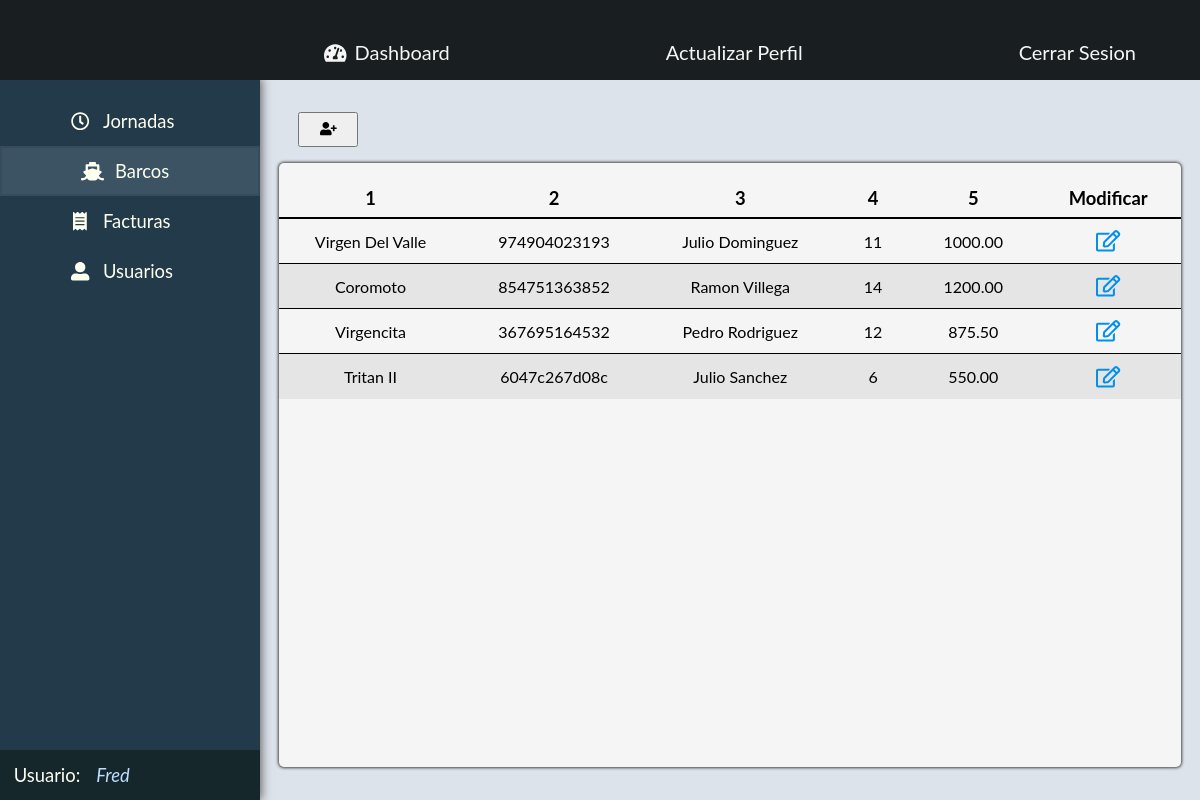
Screenshot of /views/staff/data-display.php?table=barcos (signed in) with the database file from the repository.
### tables this page shows
CREATE TABLE IF NOT EXISTS `barcos` (
  `Id` int(11) NOT NULL AUTO_INCREMENT,
  `Nombre` varchar(50) NOT NULL,
  `Codigo` varchar(12) NOT NULL,
  `Titular` varchar(50) NOT NULL,
  `Cantidad_Tripulantes` int(11) NOT NULL,
  `Capacidad_Carga` decimal(10,2) NOT NULL,
  PRIMARY KEY (`Id`),
  UNIQUE KEY `Codigo` (`Codigo`),
  UNIQUE KEY `Nombre` (`Nombre`)
);

### config/conexion.php (called while the page is built, shortened)
<?php
class Conexion
{
  public function __construct()
  {
    try {
      $this->conexionBD = new PDO("mysql:host=localhost;dbname=amne", "root", "");
    } catch (Exception $e) {
      echo "No se ha podido conectar a la Base de Datos. "
        . "ERROR: " . $e->getMessage();
    }
  }
}

### models/Boats.php (called while the page is built, shortened)
<?php
require_once('../../config/conexion.php');
class Boat extends Conexion
{
  public function read($id = "")
  {
    $query = "SELECT * FROM barcos";
    $resultado = $this->conexionBD->prepare($query);
    $resultado->execute();
    return $resultado->fetchAll();
  }
}

### views/staff/data-display.php (the view, shortened to what this page needs)
<?php
switch ($_GET['table']) {
  case 'barcos':
    require_once('../../models/Boats.php');
    $query = new Boat();
    $fileName = 'boats.php';
    if (isset($_GET['query'])) {
      $response = $query->getLatest();
    } else {
      $response = $query->read();
    }
    break;
}
$db_headers = array();
for ($i = 2; $i < @sizeof($response[0]); $i += 2) {
  array_push($db_headers, array_keys($response[0])[$i]);
}
?>
<!DOCTYPE html>
<html lang="en">
<head>
  <link rel="stylesheet" href="../../assets/css/cms/mode/view.css" />
</head>
<body>
  <?php require_once('../../components/cms/cms-header.php') ?>
  <main>
    <?php require_once('../../components/cms/cms-sidebar.php') ?>
    <article class="container">
      <?php if ($_SESSION['isAdmin']) { ?>
        <div class="wrapper">
          <a href="../admin/<?php echo $fileName;?>?action=create" class="button"><button value="Agregar Usuario" class="form-button"><i class="fas fa-user-plus"></i></button>
          </a>
        </div>
      <?php } ?>
      <article class="wrapper view-mode" id="data-display">
        <table>
          <thead>
            <tr>
              <?php
              foreach ($db_headers as $header) {
                echo '<th>' . $header . '</th>';
              }
              ?>
              <?php
              if ($_SESSION['isAdmin'] && sizeof($db_headers) > 0) {
                echo '<th>Modificar</th>';
              }
              ?>
            </tr>
          </thead>
          <tbody>
            <?php
            if (@$response[0]) {
              foreach ($response as $data) {
                echo '<tr>';
                foreach ($db_headers as $header) {
                  if ($data[$header] == '') {
                    echo '<td>Sin Registrar</td>';
                  } else {
                    echo '<td>' . $data[$header] . '</td>';
                  }
                }
                if ($_SESSION['isAdmin']) {
                  echo '<td><a href="../admin/' . $fileName . '?action=update&id=' . $data['Id'] . '"><i class="far fa-edit"></i></a></td>';
                }
                echo '</tr>';
              }
            } else {
              echo '<tr>';
              echo '<td style="font-size:1.75rem;">No hay datos registrados</td>';
              echo '</tr>';
            }
            ?>
          </tbody>
        </table>
      </article>
    </article>
  </main>
</body>
</html>

### assets/css/cms/mode/view.css (style rules this page uses)
table { width: 100%; text-align: center; border-spacing: 0; }
table thead { font-size: 1.15rem; }
table thead th { padding: 1.5rem 1.5rem 0.5rem; }
table tbody td { padding: 0.5rem 1.5rem; height: 45px; max-width: 200px; white-space: nowrap; overflow: hidden; text-overflow: ellipsis; }
th { border-bottom: 2px solid #000; }
tbody tr:not(:last-child) td { border-bottom: 1px solid #000; }
tbody tr:nth-of-type(even) { background: rgba(207, 206, 206, 0.432); }
tbody tr a { font-size: 1.35rem; text-decoration: none; color: #0290e8; }

### assets/css/global.css (style rules this page uses)
html, body { margin: 0; padding: 0; }
* { box-sizing: border-box; }
body { font-family: 'Lato', sans-serif; }

### assets/css/cms/cms-sidebar.css (style rules this page uses)
main { display: flex; }

### assets/css/cms/cms-display-data-box.css (style rules this page uses)
article.container { width: calc(100% - 260px); max-height: calc(100vh - 5rem); background-color: #dde3eb; overflow-y: scroll; padding: 2rem 0; }
main article > div.wrapper { width: 92%; margin: 0 auto 1rem; }
main article > div.wrapper a.button { margin-left: auto; }
main article > div.wrapper a.button button { padding: .5rem 1.25rem; }
main article.container article.wrapper { width: 92%; min-height: 92%; background-color: whitesmoke; border-radius: 5px; padding: 3rem 4rem; box-shadow: 0 0px 3px 1px rgb(68, 68, 68); margin: auto; }
main article.container article.wrapper.view-mode { overflow-x: scroll; padding: 0; }
@media only screen and (max-width: 1300px) { main article.container article.wrapper { width: 96%; } }

### rows the page displays
barcos: Nombre "Virgen Del Valle", Codigo "974904023193", Titular "Julio Dominguez", Cantidad_Tripulantes "11", Capacidad_Carga "1000.00"
barcos: Nombre "Coromoto", Codigo "854751363852", Titular "Ramon Villega", Cantidad_Tripulantes "14", Capacidad_Carga "1200.00"
barcos: Nombre "Virgencita", Codigo "367695164532", Titular "Pedro Rodriguez", Cantidad_Tripulantes "12", Capacidad_Carga "875.50"
barcos: Nombre "Tritan II", Codigo "6047c267d08c", Titular "Julio Sanchez", Cantidad_Tripulantes "6", Capacidad_Carga "550.00"

### other values shown
$_SESSION['nombre'] "Fred"
$header "1"
$header "2"
$header "3"
$header "4"
$header "5"
